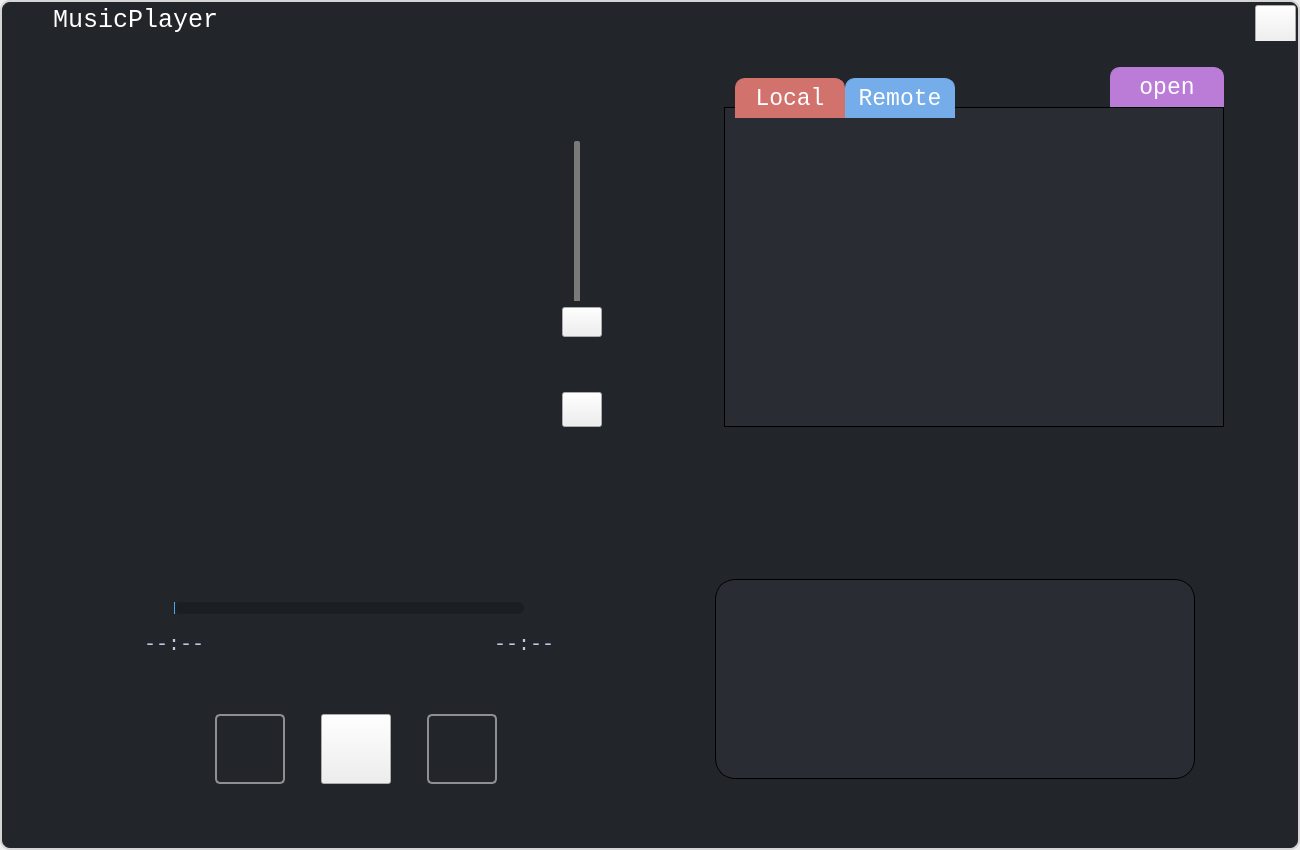
<?xml version="1.0" encoding="UTF-8"?>
<ui version="4.0">
 <class>KMusicPlayerClass</class>
 <widget class="QMainWindow" name="KMusicPlayerClass">
  <property name="geometry">
   <rect>
    <x>0</x>
    <y>0</y>
    <width>1300</width>
    <height>850</height>
   </rect>
  </property>
  <property name="minimumSize">
   <size>
    <width>1300</width>
    <height>850</height>
   </size>
  </property>
  <property name="maximumSize">
   <size>
    <width>1300</width>
    <height>850</height>
   </size>
  </property>
  <property name="windowTitle">
   <string>KMusicPlayer</string>
  </property>
  <property name="styleSheet">
   <string notr="true">QWidget#centralWidget{
	border-radius: 10px;             /*四角圆角的直径*/
    border-style:solid;             /*边框样式（实线）*/
    border-width:2px;             /*边框宽度*/
    border-color:rgb(213, 213, 213);     /*边框颜色*/
	background-color:rgb(34,37,42);
}
</string>
  </property>
  <widget class="QWidget" name="centralWidget">
   <widget class="QGroupBox" name="groupBox_4">
    <property name="geometry">
     <rect>
      <x>50</x>
      <y>40</y>
      <width>1200</width>
      <height>800</height>
     </rect>
    </property>
    <property name="minimumSize">
     <size>
      <width>1200</width>
      <height>800</height>
     </size>
    </property>
    <property name="maximumSize">
     <size>
      <width>1200</width>
      <height>800</height>
     </size>
    </property>
    <property name="styleSheet">
     <string notr="true">QGroupBox{
	border: 0px solid rgb(0, 0, 0); 
}</string>
    </property>
    <property name="title">
     <string/>
    </property>
    <layout class="QGridLayout" name="gridLayout">
     <item row="1" column="1">
      <widget class="QGroupBox" name="groupBox">
       <property name="minimumSize">
        <size>
         <width>510</width>
         <height>230</height>
        </size>
       </property>
       <property name="title">
        <string/>
       </property>
       <layout class="QGridLayout" name="gridLayout_5">
        <item row="0" column="1">
         <spacer name="verticalSpacer">
          <property name="orientation">
           <enum>Qt::Vertical</enum>
          </property>
          <property name="sizeType">
           <enum>QSizePolicy::Fixed</enum>
          </property>
          <property name="sizeHint" stdset="0">
           <size>
            <width>20</width>
            <height>45</height>
           </size>
          </property>
         </spacer>
        </item>
        <item row="1" column="0">
         <spacer name="horizontalSpacer_3">
          <property name="orientation">
           <enum>Qt::Horizontal</enum>
          </property>
          <property name="sizeType">
           <enum>QSizePolicy::Fixed</enum>
          </property>
          <property name="sizeHint" stdset="0">
           <size>
            <width>30</width>
            <height>20</height>
           </size>
          </property>
         </spacer>
        </item>
        <item row="1" column="1">
         <widget class="QWidget" name="lyricWidget" native="true">
          <property name="minimumSize">
           <size>
            <width>480</width>
            <height>200</height>
           </size>
          </property>
          <property name="styleSheet">
           <string notr="true">QWidget#lyricWidget{
	background-color: rgb(41,44,51);
	border-radius:20px;
    border: 1px solid rgb(0, 0, 0); 
}</string>
          </property>
          <widget class="QWidget" name="layoutWidget">
           <property name="geometry">
            <rect>
             <x>40</x>
             <y>20</y>
             <width>402</width>
             <height>164</height>
            </rect>
           </property>
           <layout class="QVBoxLayout" name="verticalLayout">
            <item>
             <widget class="QLabel" name="lyricPrev">
              <property name="minimumSize">
               <size>
                <width>400</width>
                <height>25</height>
               </size>
              </property>
              <property name="styleSheet">
               <string notr="true">QLabel#lyricPrev {
    font-family: &quot;Microsoft YaHei&quot;;
    font-size: 20px;
    color: #D1726C;
}
</string>
              </property>
              <property name="text">
               <string/>
              </property>
              <property name="alignment">
               <set>Qt::AlignCenter</set>
              </property>
             </widget>
            </item>
            <item>
             <spacer name="verticalSpacer_10">
              <property name="orientation">
               <enum>Qt::Vertical</enum>
              </property>
              <property name="sizeHint" stdset="0">
               <size>
                <width>20</width>
                <height>18</height>
               </size>
              </property>
             </spacer>
            </item>
            <item>
             <widget class="QLabel" name="lyricCur">
              <property name="minimumSize">
               <size>
                <width>400</width>
                <height>40</height>
               </size>
              </property>
              <property name="styleSheet">
               <string notr="true">QLabel#lyricCur {
    font-family: &quot;Microsoft YaHei&quot;;
    font-size: 25px;
    color: rgb(184,215,150);
}</string>
              </property>
              <property name="text">
               <string/>
              </property>
              <property name="alignment">
               <set>Qt::AlignCenter</set>
              </property>
             </widget>
            </item>
            <item>
             <spacer name="verticalSpacer_11">
              <property name="orientation">
               <enum>Qt::Vertical</enum>
              </property>
              <property name="sizeHint" stdset="0">
               <size>
                <width>20</width>
                <height>18</height>
               </size>
              </property>
             </spacer>
            </item>
            <item>
             <widget class="QLabel" name="lyricNext">
              <property name="minimumSize">
               <size>
                <width>400</width>
                <height>25</height>
               </size>
              </property>
              <property name="styleSheet">
               <string notr="true">QLabel#lyricNext {
    font-family: &quot;Microsoft YaHei&quot;;
    font-size: 20px;
    color: #D1726C;
}</string>
              </property>
              <property name="text">
               <string/>
              </property>
              <property name="alignment">
               <set>Qt::AlignCenter</set>
              </property>
             </widget>
            </item>
           </layout>
          </widget>
         </widget>
        </item>
        <item row="1" column="2">
         <spacer name="horizontalSpacer_4">
          <property name="orientation">
           <enum>Qt::Horizontal</enum>
          </property>
          <property name="sizeType">
           <enum>QSizePolicy::Fixed</enum>
          </property>
          <property name="sizeHint" stdset="0">
           <size>
            <width>30</width>
            <height>30</height>
           </size>
          </property>
         </spacer>
        </item>
        <item row="2" column="1">
         <spacer name="verticalSpacer_3">
          <property name="orientation">
           <enum>Qt::Vertical</enum>
          </property>
          <property name="sizeType">
           <enum>QSizePolicy::Fixed</enum>
          </property>
          <property name="sizeHint" stdset="0">
           <size>
            <width>20</width>
            <height>36</height>
           </size>
          </property>
         </spacer>
        </item>
       </layout>
      </widget>
     </item>
     <item row="1" column="0">
      <widget class="QGroupBox" name="groupBox_2">
       <property name="minimumSize">
        <size>
         <width>450</width>
         <height>240</height>
        </size>
       </property>
       <widget class="QSlider" name="audioSliderBar">
        <property name="geometry">
         <rect>
          <x>110</x>
          <y>70</y>
          <width>350</width>
          <height>30</height>
         </rect>
        </property>
        <property name="minimumSize">
         <size>
          <width>350</width>
          <height>30</height>
         </size>
        </property>
        <property name="styleSheet">
         <string notr="true">QSlider#audioSliderBar::groove:horizontal{ 
		height: 12px; 
		left: 0px; 
		right: 0px; 
		border:0px; 
	    border-radius:6px;
		background:rgba(0,0,0,50);
} 

QSlider#audioSliderBar::handle:horizontal{ 
		width:  20px; 
		height: 20px; 
		margin-top: -20px; 
		margin-left: 0px; 
		margin-bottom: -20px; 
		margin-right: 0px; 
 		image:url(:/images/sliderhandle.png);
} 

QSlider#audioSliderBar::sub-page:horizontal{
	   background:rgba(80,166,234,1);
}

</string>
        </property>
        <property name="orientation">
         <enum>Qt::Horizontal</enum>
        </property>
       </widget>
       <widget class="QLabel" name="curTimeLabel">
        <property name="geometry">
         <rect>
          <x>80</x>
          <y>110</y>
          <width>60</width>
          <height>23</height>
         </rect>
        </property>
        <property name="minimumSize">
         <size>
          <width>60</width>
          <height>20</height>
         </size>
        </property>
        <property name="styleSheet">
         <string notr="true">QLabel#curTimeLabel {
    font-family: consolas;
    font-size: 20px;
    color: #BDC8E2;
}</string>
        </property>
        <property name="text">
         <string>--:--</string>
        </property>
        <property name="alignment">
         <set>Qt::AlignCenter</set>
        </property>
       </widget>
       <widget class="QLabel" name="totalTimeLabel">
        <property name="geometry">
         <rect>
          <x>430</x>
          <y>110</y>
          <width>60</width>
          <height>23</height>
         </rect>
        </property>
        <property name="minimumSize">
         <size>
          <width>60</width>
          <height>20</height>
         </size>
        </property>
        <property name="styleSheet">
         <string notr="true">QLabel#totalTimeLabel {
    font-family: consolas;
    font-size: 20px;
    color: #BDC8E2;
}</string>
        </property>
        <property name="text">
         <string>--:--</string>
        </property>
        <property name="alignment">
         <set>Qt::AlignCenter</set>
        </property>
       </widget>
       <widget class="QWidget" name="layoutWidget">
        <property name="geometry">
         <rect>
          <x>140</x>
          <y>180</y>
          <width>304</width>
          <height>72</height>
         </rect>
        </property>
        <layout class="QHBoxLayout" name="horizontalLayout">
         <property name="sizeConstraint">
          <enum>QLayout::SetMinimumSize</enum>
         </property>
         <item>
          <widget class="QPushButton" name="playPrevButton">
           <property name="minimumSize">
            <size>
             <width>70</width>
             <height>70</height>
            </size>
           </property>
           <property name="styleSheet">
            <string notr="true">/* 初始状态 - 启动键 */
QPushButton#playPrevButton {
    border: 2px solid #8f8f91;
    border-radius: 5px;
    border-image: url(:/images/prev_shadow.png); 
}

QPushButton#playPrevButton:hover{
	border: 2px solid #8f8f91;
    border-radius: 5px;
    border-image: url(:/images/prev_deep.png); 
}</string>
           </property>
           <property name="text">
            <string/>
           </property>
          </widget>
         </item>
         <item>
          <spacer name="horizontalSpacer_2">
           <property name="orientation">
            <enum>Qt::Horizontal</enum>
           </property>
           <property name="sizeHint" stdset="0">
            <size>
             <width>28</width>
             <height>17</height>
            </size>
           </property>
          </spacer>
         </item>
         <item>
          <widget class="QPushButton" name="suspendAndResumeButton">
           <property name="minimumSize">
            <size>
             <width>70</width>
             <height>70</height>
            </size>
           </property>
           <property name="maximumSize">
            <size>
             <width>70</width>
             <height>70</height>
            </size>
           </property>
           <property name="text">
            <string/>
           </property>
          </widget>
         </item>
         <item>
          <spacer name="horizontalSpacer">
           <property name="orientation">
            <enum>Qt::Horizontal</enum>
           </property>
           <property name="sizeHint" stdset="0">
            <size>
             <width>28</width>
             <height>17</height>
            </size>
           </property>
          </spacer>
         </item>
         <item>
          <widget class="QPushButton" name="playNextButton">
           <property name="sizePolicy">
            <sizepolicy hsizetype="Maximum" vsizetype="Maximum">
             <horstretch>0</horstretch>
             <verstretch>0</verstretch>
            </sizepolicy>
           </property>
           <property name="minimumSize">
            <size>
             <width>70</width>
             <height>70</height>
            </size>
           </property>
           <property name="styleSheet">
            <string notr="true">/* 初始状态 - 启动键 */
QPushButton#playNextButton {
    border: 2px solid #8f8f91;
    border-radius: 5px;
    border-image: url(:/images/next_shadow.png); 
}

QPushButton#playNextButton:hover {
    border: 2px solid #8f8f91;
    border-radius: 5px;
    border-image: url(:/images/next_deep.png); 
}</string>
           </property>
           <property name="text">
            <string/>
           </property>
          </widget>
         </item>
        </layout>
       </widget>
       <widget class="QLabel" name="musicTitle">
        <property name="geometry">
         <rect>
          <x>210</x>
          <y>110</y>
          <width>161</width>
          <height>18</height>
         </rect>
        </property>
        <property name="styleSheet">
         <string notr="true">QLabel#musicTitle {
    font-family: consolas;
    font-size: 20px;
    color: #BDC8E2;
}</string>
        </property>
        <property name="text">
         <string/>
        </property>
        <property name="alignment">
         <set>Qt::AlignCenter</set>
        </property>
       </widget>
      </widget>
     </item>
     <item row="0" column="0">
      <widget class="QGroupBox" name="diskIconGroupBox">
       <property name="minimumSize">
        <size>
         <width>450</width>
         <height>360</height>
        </size>
       </property>
       <layout class="QGridLayout" name="gridLayout_4">
        <item row="0" column="1">
         <spacer name="verticalSpacer_7">
          <property name="orientation">
           <enum>Qt::Vertical</enum>
          </property>
          <property name="sizeHint" stdset="0">
           <size>
            <width>20</width>
            <height>37</height>
           </size>
          </property>
         </spacer>
        </item>
        <item row="0" column="3">
         <spacer name="verticalSpacer_8">
          <property name="orientation">
           <enum>Qt::Vertical</enum>
          </property>
          <property name="sizeHint" stdset="0">
           <size>
            <width>20</width>
            <height>37</height>
           </size>
          </property>
         </spacer>
        </item>
        <item row="1" column="0">
         <spacer name="horizontalSpacer_15">
          <property name="orientation">
           <enum>Qt::Horizontal</enum>
          </property>
          <property name="sizeHint" stdset="0">
           <size>
            <width>37</width>
            <height>20</height>
           </size>
          </property>
         </spacer>
        </item>
        <item row="1" column="1">
         <widget class="QGroupBox" name="groupBox_5">
          <property name="minimumSize">
           <size>
            <width>370</width>
            <height>280</height>
           </size>
          </property>
          <property name="styleSheet">
           <string notr="true">QGroupBox#groupBox_5{
	border: 0px solid rgb(0, 0, 0); 
}</string>
          </property>
          <property name="title">
           <string/>
          </property>
          <widget class="QLabel" name="diskImg">
           <property name="geometry">
            <rect>
             <x>100</x>
             <y>40</y>
             <width>200</width>
             <height>200</height>
            </rect>
           </property>
           <property name="text">
            <string/>
           </property>
           <property name="pixmap">
            <pixmap resource="kmusicplayer.qrc">:/images/disk.png</pixmap>
           </property>
           <property name="scaledContents">
            <bool>true</bool>
           </property>
          </widget>
          <widget class="QLabel" name="albumImg">
           <property name="geometry">
            <rect>
             <x>135</x>
             <y>75</y>
             <width>130</width>
             <height>130</height>
            </rect>
           </property>
           <property name="text">
            <string/>
           </property>
           <property name="alignment">
            <set>Qt::AlignCenter</set>
           </property>
          </widget>
          <widget class="QLabel" name="diskNeedle">
           <property name="geometry">
            <rect>
             <x>40</x>
             <y>203</y>
             <width>171</width>
             <height>41</height>
            </rect>
           </property>
           <property name="text">
            <string/>
           </property>
           <property name="pixmap">
            <pixmap resource="kmusicplayer.qrc">:/images/magnetNeedle.png</pixmap>
           </property>
           <property name="scaledContents">
            <bool>true</bool>
           </property>
          </widget>
         </widget>
        </item>
        <item row="1" column="2">
         <spacer name="horizontalSpacer_13">
          <property name="orientation">
           <enum>Qt::Horizontal</enum>
          </property>
          <property name="sizeHint" stdset="0">
           <size>
            <width>46</width>
            <height>20</height>
           </size>
          </property>
         </spacer>
        </item>
        <item row="1" column="3" rowspan="2">
         <layout class="QVBoxLayout" name="verticalLayout_2">
          <property name="sizeConstraint">
           <enum>QLayout::SetMinimumSize</enum>
          </property>
          <item>
           <widget class="QSlider" name="volumeSlider">
            <property name="minimumSize">
             <size>
              <width>30</width>
              <height>160</height>
             </size>
            </property>
            <property name="styleSheet">
             <string notr="true">QSlider#volumeSlider::add-page:vertical {
	background-color: rgb(209,114,108);
	width:5px;
	border-radius: 2px;
}
 
QSlider#volumeSlider::sub-page:vertical 
{
	background-color: #7A7B79;
	width:5px;
	border-radius: 2px;
}
 
QSlider#volumeSlider::groove:vertical 
{
	background:transparent;
	width:6px;
}
 
QSlider#volumeSlider::handle:vertical    
{
	height: 14px;  
	width: 14px;
	margin: 0px -4px 0px -4px;
	border-radius: 7px;
	image:url(:/images/sliderhandlevol.png);
}
</string>
            </property>
            <property name="orientation">
             <enum>Qt::Vertical</enum>
            </property>
           </widget>
          </item>
          <item>
           <widget class="QPushButton" name="volumeIcon">
            <property name="minimumSize">
             <size>
              <width>30</width>
              <height>30</height>
             </size>
            </property>
            <property name="styleSheet">
             <string notr="true">QPushButton#volumeIcon{
	border-image: url(:/images/volumepur.png); 
}</string>
            </property>
            <property name="text">
             <string/>
            </property>
           </widget>
          </item>
          <item>
           <spacer name="verticalSpacer_2">
            <property name="orientation">
             <enum>Qt::Vertical</enum>
            </property>
            <property name="sizeHint" stdset="0">
             <size>
              <width>20</width>
              <height>40</height>
             </size>
            </property>
           </spacer>
          </item>
          <item>
           <widget class="QPushButton" name="playMode">
            <property name="minimumSize">
             <size>
              <width>35</width>
              <height>35</height>
             </size>
            </property>
            <property name="text">
             <string/>
            </property>
           </widget>
          </item>
         </layout>
        </item>
        <item row="1" column="4">
         <spacer name="horizontalSpacer_14">
          <property name="orientation">
           <enum>Qt::Horizontal</enum>
          </property>
          <property name="sizeHint" stdset="0">
           <size>
            <width>37</width>
            <height>20</height>
           </size>
          </property>
         </spacer>
        </item>
        <item row="2" column="1" rowspan="2">
         <spacer name="verticalSpacer_6">
          <property name="orientation">
           <enum>Qt::Vertical</enum>
          </property>
          <property name="sizeHint" stdset="0">
           <size>
            <width>20</width>
            <height>36</height>
           </size>
          </property>
         </spacer>
        </item>
        <item row="3" column="3">
         <spacer name="verticalSpacer_9">
          <property name="orientation">
           <enum>Qt::Vertical</enum>
          </property>
          <property name="sizeHint" stdset="0">
           <size>
            <width>20</width>
            <height>25</height>
           </size>
          </property>
         </spacer>
        </item>
       </layout>
       <zorder>groupBox_5</zorder>
       <zorder>horizontalSpacer_13</zorder>
       <zorder>horizontalSpacer_14</zorder>
       <zorder>horizontalSpacer_15</zorder>
       <zorder>verticalSpacer_6</zorder>
       <zorder>verticalSpacer_7</zorder>
       <zorder>verticalSpacer_8</zorder>
       <zorder>verticalSpacer_9</zorder>
      </widget>
     </item>
     <item row="0" column="1">
      <widget class="QGroupBox" name="groupBox_3">
       <property name="minimumSize">
        <size>
         <width>530</width>
         <height>380</height>
        </size>
       </property>
       <widget class="QListWidget" name="remoteMusicList">
        <property name="geometry">
         <rect>
          <x>50</x>
          <y>50</y>
          <width>500</width>
          <height>320</height>
         </rect>
        </property>
        <property name="minimumSize">
         <size>
          <width>500</width>
          <height>320</height>
         </size>
        </property>
        <property name="styleSheet">
         <string notr="true">QListWidget#remoteMusicList{
	background-color: rgb(41,44,51);
	border: 1px solid rgb(0, 0, 0); 
}</string>
        </property>
       </widget>
       <widget class="QListWidget" name="localMusicList">
        <property name="geometry">
         <rect>
          <x>50</x>
          <y>50</y>
          <width>500</width>
          <height>320</height>
         </rect>
        </property>
        <property name="minimumSize">
         <size>
          <width>500</width>
          <height>320</height>
         </size>
        </property>
        <property name="styleSheet">
         <string notr="true">QListWidget#localMusicList{
	background-color: rgb(41,44,51);
	border: 1px solid rgb(0, 0, 0); 
}</string>
        </property>
       </widget>
       <widget class="QWidget" name="layoutWidget">
        <property name="geometry">
         <rect>
          <x>50</x>
          <y>10</y>
          <width>231</width>
          <height>42</height>
         </rect>
        </property>
        <layout class="QHBoxLayout" name="horizontalLayout_2">
         <property name="spacing">
          <number>0</number>
         </property>
         <property name="sizeConstraint">
          <enum>QLayout::SetMinimumSize</enum>
         </property>
         <item>
          <widget class="QPushButton" name="localMusicBtn">
           <property name="minimumSize">
            <size>
             <width>110</width>
             <height>40</height>
            </size>
           </property>
           <property name="styleSheet">
            <string notr="true">/* 设置 QPushButton 的基本样式 */
QPushButton#localMusicBtn {
    background-color: rgb(209,114,108); /* 设置按钮的默认背景颜色 */
    border: 1px solid rgb(209,114,108); /* 设置按钮的默认边框颜色和宽度 */
    color: white; /* 设置按钮的文本颜色 */
    border-top-left-radius: 10px; /* 设置左上角为圆角 */
    border-top-right-radius: 10px; /* 设置右上角为圆角 */
	font-family: consolas;
	font-size:23px
}

/* 鼠标悬停效果 */
QPushButton#localMusicBtn:hover {
    background-color: rgb(239,114,108); /* 设置鼠标悬停时的背景颜色 */
}</string>
           </property>
           <property name="text">
            <string>Local</string>
           </property>
          </widget>
         </item>
         <item>
          <widget class="QPushButton" name="remoteMusicBtn">
           <property name="minimumSize">
            <size>
             <width>110</width>
             <height>40</height>
            </size>
           </property>
           <property name="styleSheet">
            <string notr="true">/* 设置 QPushButton 的基本样式 */
QPushButton#remoteMusicBtn {
    background-color: rgb(116,173,233); /* 设置按钮的默认背景颜色 */
    border: 1px solid rgb(116,173,233); /* 设置按钮的默认边框颜色和宽度 */
    color: white; /* 设置按钮的文本颜色 */
    border-top-left-radius: 10px; /* 设置左上角为圆角 */
    border-top-right-radius: 10px; /* 设置右上角为圆角 */
	font-family: consolas;
	font-size:23px
}

/* 鼠标悬停效果 */
QPushButton#remoteMusicBtn:hover {
    background-color: rgb(116,193,233); /* 设置鼠标悬停时的背景颜色 */
}</string>
           </property>
           <property name="text">
            <string>Remote</string>
           </property>
          </widget>
         </item>
        </layout>
       </widget>
       <widget class="QPushButton" name="openFileBtn">
        <property name="geometry">
         <rect>
          <x>436</x>
          <y>10</y>
          <width>114</width>
          <height>40</height>
         </rect>
        </property>
        <property name="minimumSize">
         <size>
          <width>110</width>
          <height>40</height>
         </size>
        </property>
        <property name="styleSheet">
         <string notr="true">/* 设置 QPushButton 的基本样式 */
QPushButton#openFileBtn {
    background-color: #BB7CD7; /* 设置按钮的默认背景颜色 */
    border: 1px solid #BB7CD7; /* 设置按钮的默认边框颜色和宽度 */
    color: white; /* 设置按钮的文本颜色 */
    border-top-left-radius: 10px; /* 设置左上角为圆角 */
    border-top-right-radius: 10px; /* 设置右上角为圆角 */
	font-family: consolas;
	font-size:23px
}

/* 鼠标悬停效果 */
QPushButton#openFileBtn:hover {
    background-color: #CB7CD7; /* 设置鼠标悬停时的背景颜色 */
}</string>
        </property>
        <property name="text">
         <string>open</string>
        </property>
       </widget>
      </widget>
     </item>
    </layout>
   </widget>
   <widget class="QWidget" name="topWidget" native="true">
    <property name="geometry">
     <rect>
      <x>0</x>
      <y>0</y>
      <width>1301</width>
      <height>41</height>
     </rect>
    </property>
    <widget class="QPushButton" name="closeBtn">
     <property name="geometry">
      <rect>
       <x>1255</x>
       <y>5</y>
       <width>41</width>
       <height>41</height>
      </rect>
     </property>
     <property name="styleSheet">
      <string notr="true">QPushButton#closeBtn{
	border-image: url(:/images/close.png);
}

QPushButton#closeBtn:hover{
	background-color:#3E4249
}</string>
     </property>
     <property name="text">
      <string/>
     </property>
    </widget>
    <widget class="QLabel" name="iconImg">
     <property name="geometry">
      <rect>
       <x>5</x>
       <y>5</y>
       <width>35</width>
       <height>35</height>
      </rect>
     </property>
     <property name="styleSheet">
      <string notr="true">QLabel#iconImg{
	border-image: url(:/images/icon.png);
}</string>
     </property>
     <property name="text">
      <string/>
     </property>
    </widget>
    <widget class="QLabel" name="titleLabel">
     <property name="geometry">
      <rect>
       <x>50</x>
       <y>5</y>
       <width>171</width>
       <height>31</height>
      </rect>
     </property>
     <property name="styleSheet">
      <string notr="true">QLabel#titleLabel{
	font-family: consolas;
	font-size:25px;
	color: white;
}</string>
     </property>
     <property name="text">
      <string>MusicPlayer</string>
     </property>
     <property name="alignment">
      <set>Qt::AlignCenter</set>
     </property>
    </widget>
   </widget>
  </widget>
 </widget>
 <layoutdefault spacing="6" margin="11"/>
 <resources>
  <include location="kmusicplayer.qrc"/>
 </resources>
 <connections/>
</ui>
